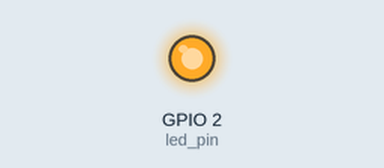
The program below on a simulated ESP32. Parts: output pins drawn as LEDs (lit = HIGH).

Above: at 0.17 s.
At 8.7 s:
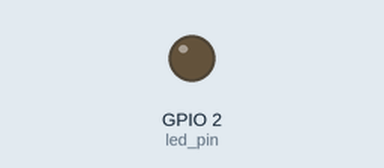
Timing chart, 0 to 9.1 s (numbered marks = the images above):
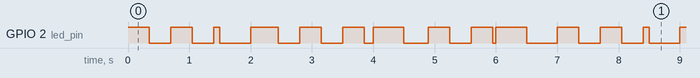

Measured:
- by itself, GPIO 2 (led_pin): repeats every 7.0 s: LOW 0.35 s, HIGH 0.35 s, LOW 0.35 s, HIGH 0.10 s, LOW 0.50 s, HIGH 0.45 s, 2 × (LOW 0.35 s, HIGH 0.35 s), LOW 0.15 s, HIGH 0.50 s, LOW 0.40 s, HIGH 0.35 s, LOW 0.35 s, HIGH 0.35 s, LOW 0.05 s, HIGH 0.50 s, LOW 0.50 s, HIGH 0.35 s
- by itself, everything shown: repeats every 7.0 s, in 20 steps

The program:

main.cpp
```cpp
/*
   Introduction to RTOS Part 2 - Getting Started with FreeRTOS by Shawn Hymel
   URL: https://www.youtube.com/watch?v=JIr7Xm_riRs&list=PLEBQazB0HUyQ4hAPU1cJED6t3DU0h34bz&index=2

   Efraim Manurung, 25th January 2024
   Version 1.0

   Efraim Manurung, 26th January 2024
   Version 1.1 : Added different task for turning ON and OFF LED
*/


#include <Arduino.h>
// #include <FreeRTOSConfig.h>

// Use only core 1 for demo purposes
#if CONFIG_FREERTOS_UNICORE
static const BaseType_t app_cpu = 0;
#else
static const BaseType_t app_cpu = 1;
#endif

// Pins
static const int led_pin = LED_BUILTIN;

// Our task: blink an LED
void toggleLED(void *parameter) {
  while(1) {
    digitalWrite(led_pin, HIGH);
    vTaskDelay(500 / portTICK_PERIOD_MS);
    digitalWrite(led_pin, LOW);
    vTaskDelay(500 / portTICK_PERIOD_MS);
  }
}

// Second task: also blink an LED but with different delay
void toggleLED1(void *parameter) {
  while(1) {
    digitalWrite(led_pin, HIGH);
    vTaskDelay(350 / portTICK_PERIOD_MS);
    digitalWrite(led_pin, LOW);
    vTaskDelay(350 / portTICK_PERIOD_MS);
  }
}

void setup() {

  // Configure pin
  pinMode(led_pin, OUTPUT);

  // Task to run forever
  xTaskCreatePinnedToCore( // Use xTaskCreate() in vanilla FreeRTOS
      toggleLED,           // Function to be called
      "Toggle LED",        // Name of task
      1024,                // Stack size (bytes in ESP32, words in FreeRTOS)
      NULL,                // Parameter to pass to function
      1,                   // Task priority (0 to configMAX_PRIORITIES - 1)
      NULL,                // Task handle
      app_cpu);            // Run on one core for demo purposes (ESP32 only)

  // If this was vanilla FreeRTOS, you'd want to call vTaskStartScheduler() in
  // main after setting up your tasks.

  // For the second task
  xTaskCreatePinnedToCore(
      toggleLED1,
      "Toggle LED1",
      1024,
      NULL,
      1,
      NULL,
      app_cpu);
}

void loop() {

}
```
